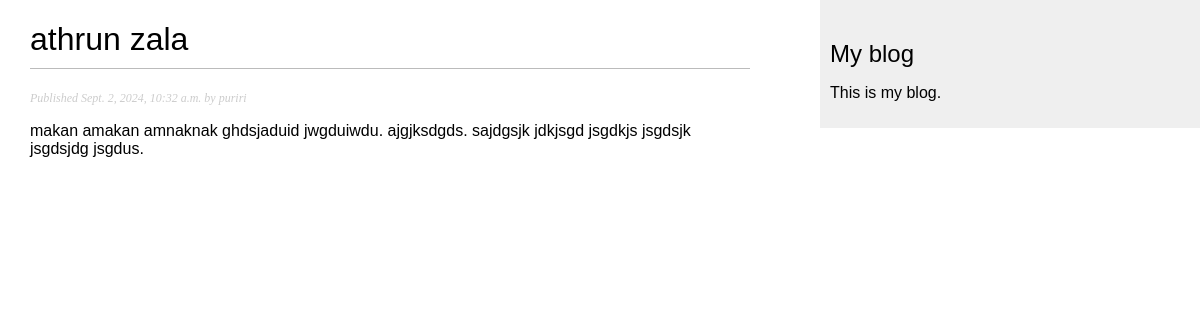
The page /blog/2024/9/2/athrun-zala/ on the database its author committed.
### blog/models.py (models this page shows, shortened)
class Post(models.Model):
    class Status(models.TextChoices):
        DRAFT = 'DF', 'Draft'
        PUBLISHED = 'PB', 'Published'
    title = models.CharField(max_length=250)
    slug = models.SlugField(
        max_length=250,
        unique_for_date='publish'
        )
    author = models.ForeignKey(
        settings.AUTH_USER_MODEL,
        on_delete=models.CASCADE,
        related_name='blog_posts'
    )
    body = models.TextField()
    publish = models.DateTimeField(default=timezone.now)
    created = models.DateTimeField(auto_now_add=True)
    updated = models.DateTimeField(auto_now=True)
    status = models.CharField(
        max_length=2,
        choices=Status,
        default=Status.DRAFT
    )
    objects = models.Manager() # The default manager.
    published = PublishedManager() # Our custom manager.
    class Meta:
        ordering = ['-publish']
        indexes = [models.Index(fields=['-publish']),]

### blog/views.py (the view)
def post_detail(request, year, month, day, post):
    post = get_object_or_404(
        Post,
        status=Post.Status.PUBLISHED,
        slug=post,
        publish__year=year,
        publish__month=month,
        publish__day=day
    )
    return render(
        request,
        'blog/post/detail.html',
        {'post': post}
    )

### blog/templates/blog/post/detail.html (shortened to what this page needs)
{% extends "blog/base.html" %}
{% block content %}
  <h1>{{ post.title }}</h1>
  <p class="date">
    Published {{ post.publish }} by {{ post.author }}
  </p>
  {{ post.body|linebreaks }}
{% endblock %}

### blog/static/css/blog.css (style rules this page uses)
body { margin:0; padding:0; font-family:helvetica, sans-serif; }
h1 { font-weight:normal; border-bottom:1px solid #bbb; padding:0 0 10px 0; }
p.date { color:#ccc; font-family: georgia, serif; font-size: 12px; font-style: italic; }

### rows shown on the page
Post: title "athrun zala", publish "Sept. 2, 2024, 10:32 a.m.", author "puriri", body "makan amakan amnaknak ghdsjaduid jwgduiwdu. ajgjksdgds. sajdgsjk jdkjsgd jsgdkjs jsgdsjk jsgdsjdg jsgdus."
